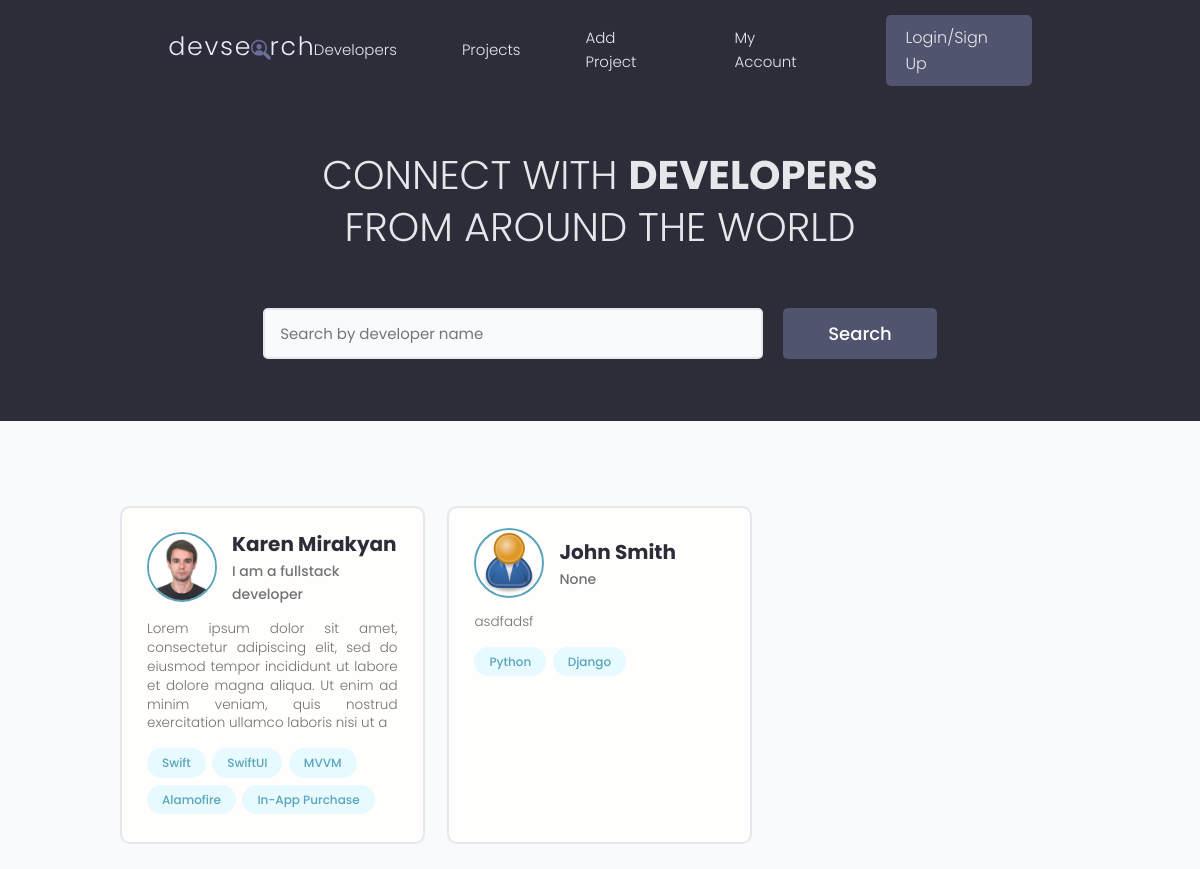
The page / on the database its author committed.
### users/models.py (models this page shows, shortened)
class Profile(models.Model):
    user = models.OneToOneField(User, on_delete=models.CASCADE, null=True, blank=True)
    name = models.CharField(max_length=200, blank=True, null=True)
    username = models.CharField(max_length=200, blank=True, null=True)
    location = models.CharField(max_length=200, blank=True, null=True)
    email = models.EmailField(max_length=200, blank=True, null=True)
    short_intro = models.CharField(max_length=200, blank=True, null=True)
    bio = models.TextField(blank=True, null=True)
    profile_image = models.ImageField(null=True, blank=True, upload_to='profiles/', default='profiles/user-default.png')
    social_github = models.CharField(max_length=200, blank=True, null=True)
    social_twitter = models.CharField(max_length=200, blank=True, null=True)
    social_linkedin = models.CharField(max_length=200, blank=True, null=True)
    social_youtube = models.CharField(max_length=200, blank=True, null=True)
    social_website = models.CharField(max_length=200, blank=True, null=True)
    created = models.DateTimeField(auto_now_add=True)
    id = models.UUIDField(default=uuid.uuid4, unique=True, primary_key=True, editable=False)

class Skill(models.Model):
    owner = models.ForeignKey(Profile, on_delete=models.CASCADE, null=True, blank=True)
    name = models.CharField(max_length=200, blank=True, null=True)
    description = models.TextField(blank=True, null=True)
    created = models.DateTimeField(auto_now_add=True)
    id = models.UUIDField(default=uuid.uuid4, unique=True, primary_key=True, editable=False)
    def __str__(self):
        return str(self.name)

### users/views.py (the view)
# urls.py: path('', views.profiles, name='profiles'),
def profiles(request):
    all_profiles = Profile.objects.all()
    context = {'profiles': all_profiles}
    return render(request, 'users/profiles.html', context)

### users/templates/users/profiles.html (shortened to what this page needs)
{% extends 'main.html' %}
{% block content %}
     <main class="home">
    <section class="hero-section text-center">
      <div class="container container--narrow">
        <div class="hero-section__box">
          <h2>CONNECT WITH <span>DEVELOPERS</span></h2>
          <h2>FROM AROUND THE WORLD</h2>
        </div>
        <div class="hero-section__search">
          <form class="form" action="#" method="get">
            <div class="form__field">
              <input class="input input--text" id="formInput#search" type="text" name="text"
                placeholder="Search by developer name" />
            </div>
            <input class="btn btn--sub btn--lg" type="submit" value="Search" />
          </form>
        </div>
      </div>
    </section>
    <section class="devlist">
      <div class="container">
        <div class="grid grid--three">
            {% for profile in profiles %}
                <div class="column card">
            <div class="dev">
              <a href="{% url 'user-profile' profile.id %}" class="card__body">
                <div class="dev__profile">
                  <img class="avatar avatar--md" src="{{ profile.profile_image.url }}" alt="image" />
                  <div class="dev__meta">
                    <h3>{{ profile.name }}</h3>
                    <h5>{{ profile.short_intro|slice:'60' }}</h5>
                  </div>
                </div>
                <p class="dev__info">
                    {{ profile.bio|slice:'200' }}
                </p>
                <div class="dev__skills">
                    {% for skill in profile.skill_set.all|slice:'5' %}
                        <span class="tag tag--pill tag--main">
                            <small>{{ skill }}</small>
                        </span>
                    {% endfor %}
                </div>
              </a>
            </div>
          </div>
            {% endfor %}
        </div>
      </div>
    </section>
  </main>
{% endblock %}

### static/styles/app.css (style rules this page uses)
:root { --color-sub: #2d2d39; }
.btn--sub { background-color: var(--color-sub-light); }
.card { border: 2px solid var(--color-light); }
img { width: 100%; }
.hero-section { height: 40vh; display: flex; align-items: center; background-color: var(--color-sub); }
.hero-section__box { margin-bottom: 4rem; }
.hero-section__box > h2, .hero-section__box > h2 > span { font-size: 4rem; color: var(--color-light); line-height: 1.3; text-transform: uppercase; }
.hero-section__box > h2 { font-weight: 300; }
.hero-section__box > h2 > span { font-weight: 700; }
.hero-section__search > .form { display: flex; align-items: center; justify-content: center; gap: 2rem; }
.hero-section__search > .form input.input--text { width: 50rem; }
.devlist { margin-top: 8rem; }
.devlist .grid { align-items: stretch; }
.devlist .dev .dev__profile { display: flex; align-items: center; gap: 1.5rem; }
.devlist .dev .dev__meta h3 { color: var(--color-sub); font-size: 2rem; font-weight: 700; }
.devlist .dev .dev__meta h5 { color: var(--color-text); font-size: 1.4rem; font-weight: 500; }
.devlist .dev .dev__info { margin: 1.5rem 0; font-size: 1.35rem; line-height: 1.4; text-align: justify; }

### static/uikit/styles/modules/_variables.css (style rules this page uses)
:root { --color-main: #5aa5b9; --color-main-light: #e6faff; --color-sub: #3f4156; --color-sub-light: #51546e; --color-sub-lighter: #ededfd; --color-text: #737373; --color-gray: #8b8b8b; --color-light: #e5e7eb; --color-light-gray: #767676; --color-bg: #f8fafd; --color-white: #fffefd; --color-white-light: #f3f3f3; --color-success: #359e64; --color-success-bg: #def8e8; --color-error: #fc4b0b; --color-error-bg: #fff2ee; --font-base: 'Poppins', arial, helvetica, 'Segoe UI', roboto, ubuntu, sans-serif; --font-monospace: 'Fira Code', 'Courier New', courier, monospace; --font-regular: 300; --font-medium: 500; --font-bold: 700; --generic-shadow: 1px 1px 5px #00000010; --generic-transition: all 0.3s ease-in-out; }

### static/uikit/styles/modules/_base.css (style rules this page uses)
* { margin: 0; padding: 0; box-sizing: border-box; text-rendering: optimizeLegibility; color: inherit; font-size: inherit; }
html { font-size: 50%; }
@media only screen and (min-width: 480px) { html { font-size: 56.25%; } }
@media only screen and (min-width: 1200px) { html { font-size: 62.5%; } }
body { line-height: 1.6; font-weight: 400; font-size: 1.5rem; color: var(--color-text); background-color: var(--color-bg); min-height: 100vh; }

### static/uikit/styles/modules/_typography.css (style rules this page uses)
* { font-family: var(--font-base); }
h2 { font-size: 3.6rem; font-weight: var(--font-bold); }
h3 { font-size: 3.2rem; font-weight: var(--font-medium); }
h5 { font-size: 2.4rem; font-weight: var(--font-medium); }
h5, h6 { font-weight: var(--font-regular); }
p, span, strong { font-size: 1.6rem; color: var(--color-text); font-weight: var(--font-regular); }
a { padding-bottom: 2px; text-decoration: none; display: inline-block; color: var(--color-main); font-weight: var(--font-medium); }

### static/uikit/styles/modules/_utilities.css (style rules this page uses)
.container { width: 92%; max-width: 165rem; margin: 0 auto; box-sizing: border-box; }
.container--narrow { width: 92%; max-width: 120rem; }
@media screen and (min-width: 1000px) { .container { width: 90%; } }
@media screen and (min-width: 1000px) { .container--narrow { width: 85%; } }
@media screen and (min-width: 1200px) { .container { width: 80%; } }
@media screen and (min-width: 1200px) { .container--narrow { width: 72%; } }
.text-center { text-align: center; }

### static/uikit/styles/modules/_avatar.css (style rules this page uses)
.avatar { border-radius: 50%; border: 2px solid var(--color-main); object-fit: cover; }
.avatar--md { height: 7rem; width: 7rem; }

### static/uikit/styles/modules/_button.css (style rules this page uses)
.btn { display: inline-block; position: relative; cursor: pointer; background-color: var(--color-light); font-weight: var(--font-medium); color: var(--color-sub); text-decoration: none; padding: 1rem 2rem; border-radius: 0.5rem; border: none; width: -webkit-fit-content; width: -moz-fit-content; width: fit-content; height: -webkit-fit-content; height: -moz-fit-content; height: fit-content; font-size: 1.6rem; outline-width: 0; outline-color: transparent; -webkit-backface-visibility: hidden; backface-visibility: hidden; transition: all 0.3s ease-in-out; }
.btn--sub { background-color: var(--color-sub); color: var(--color-white); }
.btn--lg { font-size: 1.8rem; padding: 1.2rem 4.5rem; }

### static/uikit/styles/modules/_card.css (style rules this page uses)
.card { border-radius: 1rem; background-color: var(--color-white); border: 1.5px solid var(--color-light); width: auto; height: auto; margin-top: 0.5rem; margin-bottom: 0.5rem; overflow: hidden; }
.card__body, .card__header { padding: 2rem 2.5rem; }

### rows shown on the page
Profile: profile_image (picture), name "Karen Mirakyan", short_intro "I am a fullstack developer", bio "Lorem ipsum dolor sit amet, consectetur adipiscing elit, sed do eiusmod tempor incididunt ut labore et dolore magna aliqua. Ut enim ad minim veniam, quis nostrud exercitation ullamco laboris nisi ut a"
Skill: name "Swift"
Skill: name "SwiftUI"
Skill: name "MVVM"
Skill: name "Alamofire"
Skill: name "In-App Purchase"
Profile: profile_image (placeholder picture), name "John Smith", short_intro "None", bio "asdfadsf"
Skill: name "Python"
Skill: name "Django"
